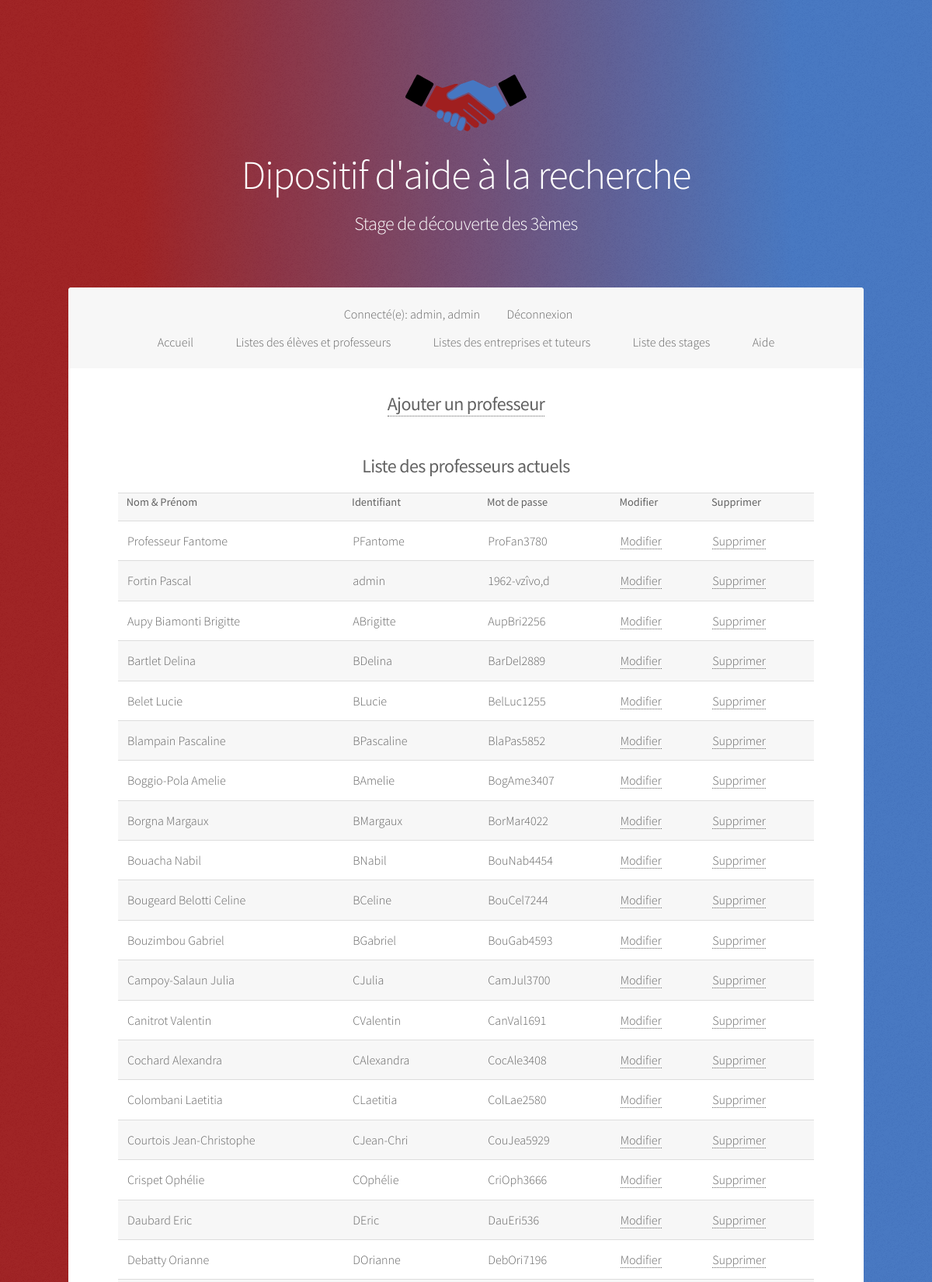
Page /Application/Stage/admin/listeProfs.php (signed in, upper part) on the committed database.
### tables this page shows
CREATE TABLE `userprof` (
  `idUserProf` int(200) NOT NULL,
  `nomProf` text,
  `prenomProf` text,
  `login` text,
  `password` text,
  `role` varchar(200) DEFAULT 'prof',
  `present` tinyint(1) DEFAULT '1'
);

### Application/Stage/models/fonctions.php (called while the page is built, shortened)
<?php
require_once('connect-db.php');
	function listeProfs(){
		global $pdo;
		$req = "SELECT * FROM userprof ;";
		$query = $pdo->prepare($req);
		$query->execute();
		return $query->fetchAll();
	}
?>

### Application/Stage/admin/listeProfs.php (the view, shortened to what this page needs)
<?php
if(($_SESSION['role'] == "prof")||($_SESSION['role'] == "admin")){
    ?>
    <!DOCTYPE HTML>
    <html>
    <head>
        <link rel="stylesheet" href="../assets/css/main.css" />
    </head>
    <?php
    require_once('../models/fonctions.php');
    $listeProfs= listeProfs();
    ?>
    <body>
    <div id="wrapper">
        <header id="header" class="alt">
        <div class="logo"><img src="./../images/logo.svg" alt="" /></div>
        <h1>Dipositif d'aide à la recherche</h1>
    <h2>Stage de découverte des 3èmes</h2>
    </header>
    <nav id="nav">
        <ul>
        <li>
        <?php
        $log = $_SESSION['login'];
        $role = $_SESSION['role'];
        print ("Connecté(e): $log, $role");
        ?>
        </li>
        <li><a href=./../deconnexion.php>Déconnexion</a></li>
    </ul>
    <ul>
    <li><a href=./../home.php>Accueil</a></li>
    <li><a href=listes.php>Listes des élèves et professeurs</a></li>
    <li><a href=listesBis.php>Listes des entreprises et tuteurs</a></li>
    <li><a href=listesStages.php>Liste des stages</a></li>
    <li><a href=./../aide.php>Aide</a></li>
    </ul>
    </nav>
    <div id="main">
        <section id="intro" class="main">
        <center><h2><b><a href="ajoutProfAdmin.php">Ajouter un professeur</a></b></h2></center>
    <br>
    <center><h2><b>Liste des professeurs actuels</b></h2></center>
    <table>
    <tr>
    <th>Nom & Prénom</th>
    <th>Identifiant</th>
    <th>Mot de passe</th>
    <th>Modifier</th>
    <th>Supprimer</th>
    </tr>
    <?php foreach($listeProfs as $prof){
    if($prof->present == 1){
    ?>
    <tr>
    <td><?php echo $prof->nomProf." ".$prof->prenomProf ?></td>
    <td><?php echo $prof->login ?></td>
    <td><?php echo $prof->password ?></td>
    <td><a href="modifProf.php?prof=<?php echo $prof->idUserProf ?>">Modifier</a></td>
    <td><a href="listeProfs.php?prof=<?php echo $prof->idUserProf ?>">Supprimer</a></td>
    </tr>
    <?php }} ?>
    </table>
    <br>
    </section>
    </div>
    </div>
    </body>
    </html>
    <?php
}
else
{
    header ('location: ./erreur.php');
}
?>

### rows in the picture
userprof: nomProf "Professeur", prenomProf "Fantome", login "PFantome", password "ProFan3780"
userprof: nomProf "Fortin", prenomProf "Pascal", login "admin", password "1962-vzîvo,d"
userprof: nomProf "Aupy Biamonti", prenomProf "Brigitte", login "ABrigitte", password "AupBri2256"
userprof: nomProf "Bartlet", prenomProf "Delina", login "BDelina", password "BarDel2889"
userprof: nomProf "Belet", prenomProf "Lucie", login "BLucie", password "BelLuc1255"
userprof: nomProf "Blampain", prenomProf "Pascaline", login "BPascaline", password "BlaPas5852"
userprof: nomProf "Boggio-Pola", prenomProf "Amelie", login "BAmelie", password "BogAme3407"
userprof: nomProf "Borgna", prenomProf "Margaux", login "BMargaux", password "BorMar4022"
userprof: nomProf "Bouacha", prenomProf "Nabil", login "BNabil", password "BouNab4454"
userprof: nomProf "Bougeard Belotti", prenomProf "Celine", login "BCeline", password "BouCel7244"
userprof: nomProf "Bouzimbou", prenomProf "Gabriel", login "BGabriel", password "BouGab4593"
userprof: nomProf "Campoy-Salaun", prenomProf "Julia", login "CJulia", password "CamJul3700"
userprof: nomProf "Canitrot", prenomProf "Valentin", login "CValentin", password "CanVal1691"
userprof: nomProf "Cochard", prenomProf "Alexandra", login "CAlexandra", password "CocAle3408"
userprof: nomProf "Colombani", prenomProf "Laetitia", login "CLaetitia", password "ColLae2580"
userprof: nomProf "Courtois", prenomProf "Jean-Christophe", login "CJean-Chri", password "CouJea5929"
userprof: nomProf "Crispet", prenomProf "Ophélie", login "COphélie", password "CriOph3666"
userprof: nomProf "Daubard", prenomProf "Eric", login "DEric", password "DauEri536"
userprof: nomProf "Debatty", prenomProf "Orianne", login "DOrianne", password "DebOri7196"

### other values in the picture
$log "admin"
$role "admin"
